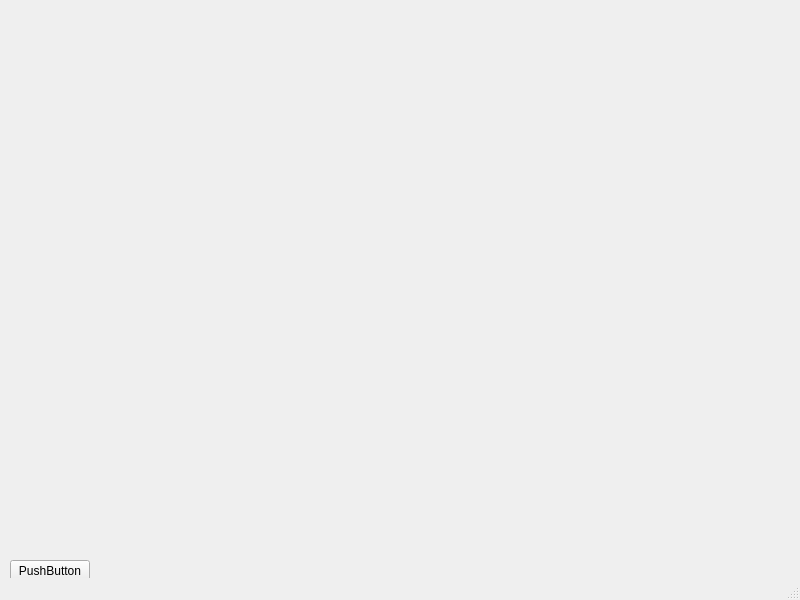
<?xml version="1.0" encoding="UTF-8"?>
<ui version="4.0">
 <class>MainWindow</class>
 <widget class="QMainWindow" name="MainWindow">
  <property name="geometry">
   <rect>
    <x>0</x>
    <y>0</y>
    <width>800</width>
    <height>600</height>
   </rect>
  </property>
  <property name="windowTitle">
   <string>MainWindow</string>
  </property>
  <widget class="QWidget" name="centralwidget">
   <widget class="QWidget" name="verticalLayoutWidget">
    <property name="geometry">
     <rect>
      <x>10</x>
      <y>10</y>
      <width>771</width>
      <height>531</height>
     </rect>
    </property>
    <layout class="QVBoxLayout" name="mainLayout"/>
   </widget>
   <widget class="QPushButton" name="pushButton">
    <property name="geometry">
     <rect>
      <x>10</x>
      <y>560</y>
      <width>80</width>
      <height>21</height>
     </rect>
    </property>
    <property name="text">
     <string>PushButton</string>
    </property>
   </widget>
  </widget>
  <widget class="QMenuBar" name="menubar">
   <property name="geometry">
    <rect>
     <x>0</x>
     <y>0</y>
     <width>800</width>
     <height>20</height>
    </rect>
   </property>
  </widget>
  <widget class="QStatusBar" name="statusbar"/>
 </widget>
 <resources/>
 <connections/>
</ui>
